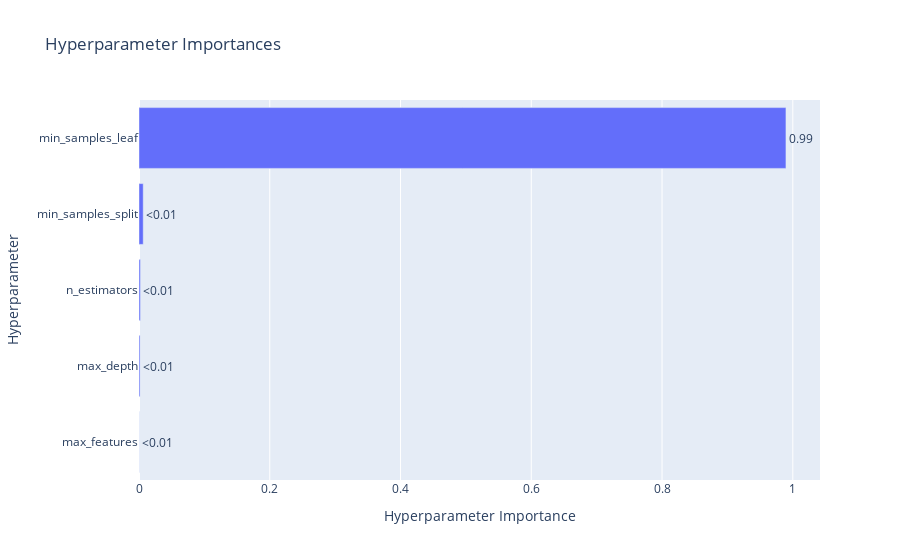
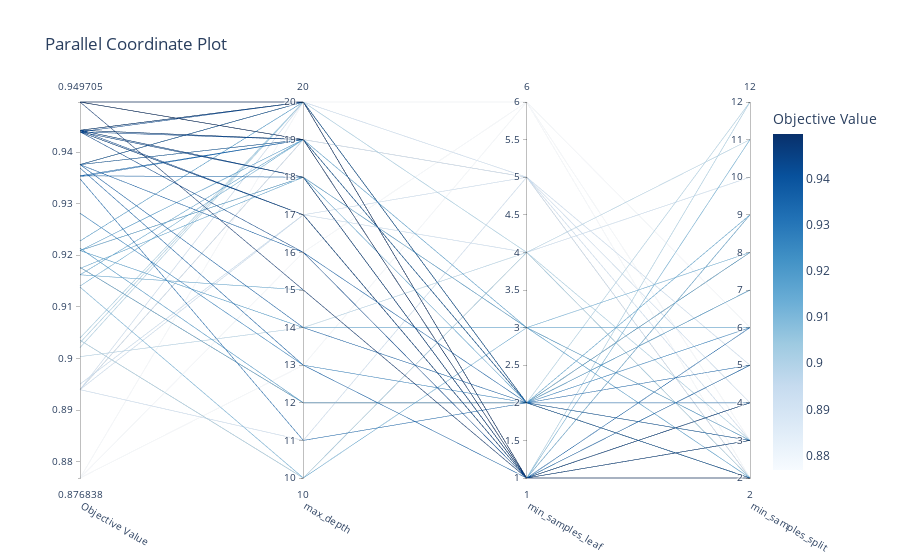

Write notebook code for charts like these, in order.
### Code cell
# Generating visualizations for parameter importance and parallel coordinate study

fig1, fig2 = opt.visualize()

fig1.show()
fig2.show()

### Figure 1 — Plotly figure (JSON) as saved in the notebook; plotly's stock layout.template omitted (floating-point values rounded to 4 significant figures)
{"data": [{"cliponaxis": false, "hovertemplate": ["max_features (CategoricalDistribution): 0.00021998113269768328<extra></extra>", "max_depth (IntDistribution): 0.0016269841976731625<extra></extra>", "n_estimators (IntDistribution): 0.002187320877685371<extra></extra>", "min_samples_split (IntDistribution): 0.006452332446422991<extra></extra>", "min_samples_leaf (IntDistribution): 0.9895133813455207<extra></extra>"], "name": "Objective Value", "orientation": "h", "text": ["<0.01", "<0.01", "<0.01", "<0.01", "0.99"], "textposition": "outside", "type": "bar", "x": [0.00022, 0.001627, 0.002187, 0.006452, 0.9895], "y": ["max_features", "max_depth", "n_estimators", "min_samples_split", "min_samples_leaf"]}], "layout": {"title": {"text": "Hyperparameter Importances"}, "xaxis": {"title": {"text": "Hyperparameter Importance"}}, "yaxis": {"title": {"text": "Hyperparameter"}}}}

### Figure 2 — Plotly figure (JSON) as saved in the notebook; plotly's stock layout.template omitted (floating-point values rounded to 4 significant figures)
{"data": [{"dimensions": [{"label": "Objective Value", "range": [0.8768, 0.9497], "values": [0.894, 0.8768, 0.894, 0.9035, 0.9004, 0.894, 0.9031, 0.894, 0.895, 0.9138, 0.9177, 0.9177, 0.9177, 0.9162, 0.9214, 0.9282, 0.9209, 0.9439, 0.9439, 0.9439, 0.9439, 0.9439, 0.9442, 0.9442, 0.9209, 0.9376, 0.9442, 0.9376, 0.9354, 0.9209, 0.8768, 0.9354, 0.9497, 0.9497, 0.9376, 0.9497, 0.9376, 0.9497, 0.9497, 0.8768, 0.9352, 0.9497, 0.9497, 0.9497, 0.904, 0.9442, 0.9021, 0.914, 0.9376, 0.894, 0.9439, 0.9497, 0.9497, 0.9442, 0.9376, 0.9497, 0.9439, 0.9228, 0.9162, 0.9442, 0.9035, 0.9497, 0.9497, 0.9442, 0.9497, 0.9442, 0.9376, 0.9497, 0.9348, 0.9209, 0.9497, 0.9497, 0.9497, 0.9442, 0.9497, 0.9442, 0.9497, 0.9376, 0.9497, 0.9376, 0.9369, 0.9497, 0.9497, 0.9497, 0.9442, 0.9442, 0.9439, 0.9497, 0.9497, 0.9175, 0.9442, 0.9497, 0.9497]}, {"label": "max_depth", "range": [10, 20], "values": [11, 13, 20, 10, 14, 19, 20, 17, 17, 10, 12, 12, 12, 15, 12, 13, 14, 17, 17, 17, 18, 16, 17, 18, 18, 16, 19, 19, 19, 18, 16, 18, 19, 20, 20, 20, 20, 20, 20, 20, 19, 20, 20, 19, 20, 19, 20, 19, 20, 19, 20, 20, 20, 19, 19, 20, 18, 20, 19, 18, 10, 20, 20, 20, 19, 20, 14, 15, 11, 19, 20, 19, 19, 18, 20, 19, 20, 19, 20, 20, 13, 20, 19, 20, 20, 20, 19, 20, 19, 18, 20, 20, 20]}, {"label": "min_samples_leaf", "range": [1, 6], "values": [5, 6, 5, 4, 4, 5, 1, 5, 4, 3, 2, 2, 2, 1, 2, 2, 3, 1, 1, 1, 1, 1, 1, 1, 3, 2, 1, 2, 1, 3, 6, 1, 1, 1, 2, 1, 2, 1, 1, 6, 2, 1, 1, 1, 4, 1, 2, 1, 2, 5, 1, 1, 1, 1, 2, 1, 1, 2, 1, 1, 4, 1, 1, 1, 1, 1, 2, 1, 2, 3, 1, 1, 1, 1, 1, 1, 1, 2, 1, 2, 1, 1, 1, 1, 1, 1, 1, 1, 1, 2, 1, 1, 1]}, {"label": "min_samples_split", "range": [2, 12], "values": [2, 6, 4, 2, 11, 5, 12, 2, 10, 8, 8, 8, 8, 9, 7, 6, 6, 4, 4, 4, 4, 4, 3, 3, 3, 3, 3, 3, 5, 2, 3, 5, 2, 2, 2, 2, 2, 2, 2, 2, 5, 2, 2, 2, 2, 3, 12, 11, 2, 3, 4, 2, 2, 3, 2, 2, 4, 7, 9, 3, 3, 2, 2, 3, 2, 3, 2, 2, 4, 3, 2, 2, 2, 3, 2, 3, 2, 3, 2, 2, 6, 2, 2, 2, 3, 3, 4, 2, 2, 9, 3, 2, 2]}], "labelangle": 30, "labelside": "bottom", "line": {"color": [0.894, 0.8768, 0.894, 0.9035, 0.9004, 0.894, 0.9031, 0.894, 0.895, 0.9138, 0.9177, 0.9177, 0.9177, 0.9162, 0.9214, 0.9282, 0.9209, 0.9439, 0.9439, 0.9439, 0.9439, 0.9439, 0.9442, 0.9442, 0.9209, 0.9376, 0.9442, 0.9376, 0.9354, 0.9209, 0.8768, 0.9354, 0.9497, 0.9497, 0.9376, 0.9497, 0.9376, 0.9497, 0.9497, 0.8768, 0.9352, 0.9497, 0.9497, 0.9497, 0.904, 0.9442, 0.9021, 0.914, 0.9376, 0.894, 0.9439, 0.9497, 0.9497, 0.9442, 0.9376, 0.9497, 0.9439, 0.9228, 0.9162, 0.9442, 0.9035, 0.9497, 0.9497, 0.9442, 0.9497, 0.9442, 0.9376, 0.9497, 0.9348, 0.9209, 0.9497, 0.9497, 0.9497, 0.9442, 0.9497, 0.9442, 0.9497, 0.9376, 0.9497, 0.9376, 0.9369, 0.9497, 0.9497, 0.9497, 0.9442, 0.9442, 0.9439, 0.9497, 0.9497, 0.9175, 0.9442, 0.9497, 0.9497], "colorbar": {"title": {"text": "Objective Value"}}, "colorscale": [[0, "rgb(247,251,255)"], [0.125, "rgb(222,235,247)"], [0.25, "rgb(198,219,239)"], [0.375, "rgb(158,202,225)"], [0.5, "rgb(107,174,214)"], [0.625, "rgb(66,146,198)"], [0.75, "rgb(33,113,181)"], [0.875, "rgb(8,81,156)"], [1, "rgb(8,48,107)"]], "reversescale": false, "showscale": true}, "type": "parcoords"}], "layout": {"title": {"text": "Parallel Coordinate Plot"}}}
